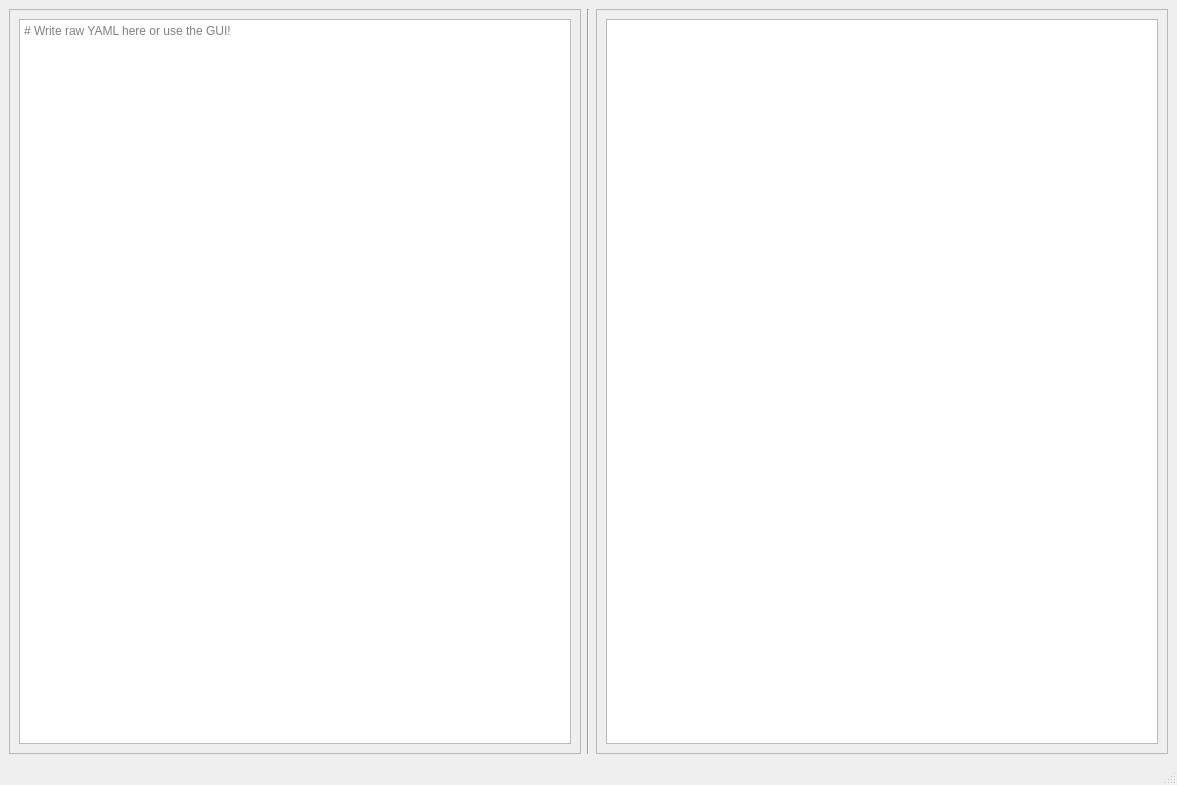
<?xml version="1.0" encoding="UTF-8"?>
<ui version="4.0">
 <class>MainWindow</class>
 <widget class="QMainWindow" name="MainWindow">
  <property name="geometry">
   <rect>
    <x>0</x>
    <y>0</y>
    <width>1177</width>
    <height>785</height>
   </rect>
  </property>
  <property name="windowTitle">
   <string>MainWindow</string>
  </property>
  <widget class="QWidget" name="centralwidget">
   <layout class="QGridLayout" name="gridLayout">
    <item row="0" column="0">
     <widget class="QFrame" name="frame">
      <property name="frameShape">
       <enum>QFrame::StyledPanel</enum>
      </property>
      <property name="frameShadow">
       <enum>QFrame::Raised</enum>
      </property>
      <layout class="QGridLayout" name="gridLayout_2">
       <item row="0" column="0">
        <widget class="QTextEdit" name="textEdit">
         <property name="documentTitle">
          <string>Raw YAML Pattern</string>
         </property>
         <property name="placeholderText">
          <string># Write raw YAML here or use the GUI!</string>
         </property>
        </widget>
       </item>
      </layout>
     </widget>
    </item>
    <item row="0" column="2">
     <widget class="QFrame" name="frame_2">
      <property name="frameShape">
       <enum>QFrame::StyledPanel</enum>
      </property>
      <property name="frameShadow">
       <enum>QFrame::Raised</enum>
      </property>
      <layout class="QGridLayout" name="gridLayout_3">
       <item row="0" column="0">
        <widget class="QTreeView" name="treeView"/>
       </item>
      </layout>
     </widget>
    </item>
    <item row="0" column="1">
     <widget class="Line" name="line">
      <property name="orientation">
       <enum>Qt::Vertical</enum>
      </property>
     </widget>
    </item>
   </layout>
  </widget>
  <widget class="QMenuBar" name="menubar">
   <property name="geometry">
    <rect>
     <x>0</x>
     <y>0</y>
     <width>1177</width>
     <height>20</height>
    </rect>
   </property>
  </widget>
  <widget class="QStatusBar" name="statusbar"/>
 </widget>
 <resources/>
 <connections/>
</ui>
